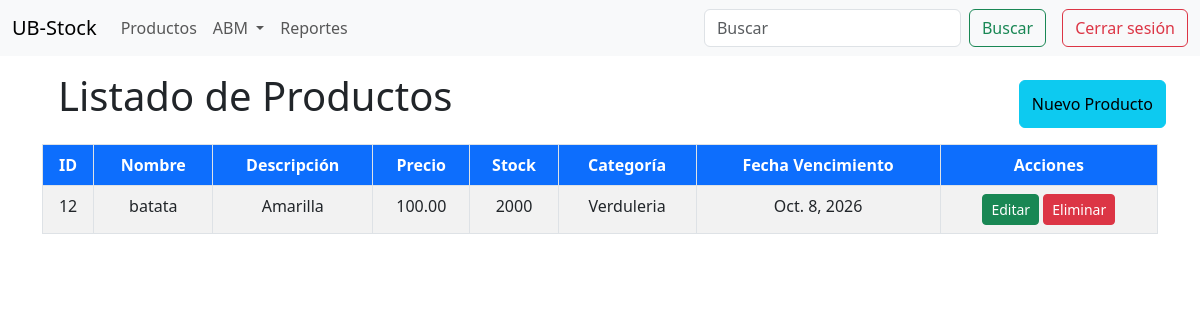
Page /productos/categoria/1/ (signed in) on the committed database.
### inventario/models.py (models this page shows, shortened)
class Producto(models.Model):
    nombre = models.CharField(max_length=255)
    descripcion = models.TextField()
    precio = models.DecimalField(max_digits=10, decimal_places=2)
    stock = models.IntegerField()
    fecha_vencimiento = models.DateField(null=True, blank=True)
    categoria = models.ForeignKey(Categoria,null=True, on_delete=models.CASCADE)

class Categoria(models.Model):
    nombre = models.CharField(max_length=255)
    descripcion = models.CharField(max_length=255)

### inventario/views.py (the view)
# urls.py: path('categoria/<int:id>/', views.detalle_categoria, name='detalle_categoria'),  # Detalle de categoría
@login_required
def detalle_categoria(request, id):
    productos = Producto.objects.filter(categoria__id=id)
    return render(request, 'productos.html', {'productos': productos})

### inventario/templates/productos.html (shortened to what this page needs)
{% extends 'base.html' %}
{% block content %}
<div class="container">
    <div class="col-12 m-3">
        <div class="row">
            <div class="col-10">
                <h1>Listado de Productos</h1>
            </div>
            <div class="col-2 mt-2 d-flex justify-content-end">
                <button class="btn btn-info me-2" data-bs-toggle="modal" data-bs-target="#crearModal">Nuevo Producto</button>
            </div>
        </div>
    </div>
    <table class="table table-bordered table-striped text-center">
        <thead>
            <tr>
                <th class="bg-primary text-white">ID</th>
                <th class="bg-primary text-white">Nombre</th>
                <th class="bg-primary text-white">Descripción</th>
                <th class="bg-primary text-white">Precio</th>
                <th class="bg-primary text-white">Stock</th>
                <th class="bg-primary text-white">Categoría</th>
                <th class="bg-primary text-white">Fecha Vencimiento</th>
                <th class="bg-primary text-white">Acciones</th>
            </tr>
        </thead>
        <tbody>
            {% for producto in productos %}
                <tr>
                    <td>{{ producto.id }}</td>
                    <td>{{ producto.nombre }}</td>
                    <td>{{ producto.descripcion }}</td>
                    <td>{{ producto.precio }}</td>
                    <td>{{ producto.stock }}</td>
                    <td>{{ producto.categoria.nombre }}</td>
                    <td>{{ producto.fecha_vencimiento }}</td>
                    <td>
                        <button class="btn btn-success btn-sm" data-bs-toggle="modal" data-bs-target="#actualizarModal{{ producto.id }}">Editar</button>
                        <button class="btn btn-danger btn-sm" data-bs-toggle="modal" data-bs-target="#eliminarModal{{ producto.id }}">Eliminar</button>
                    </td>
                </tr>
            {% endfor %}
        </tbody>
    </table>
</div>
{% endblock %}

### rows in the picture
Producto: id "12", nombre "batata", descripcion "Amarilla", precio "100.00", stock "2000", categoria.nombre "Verduleria", fecha_vencimiento "Oct. 8, 2026"
